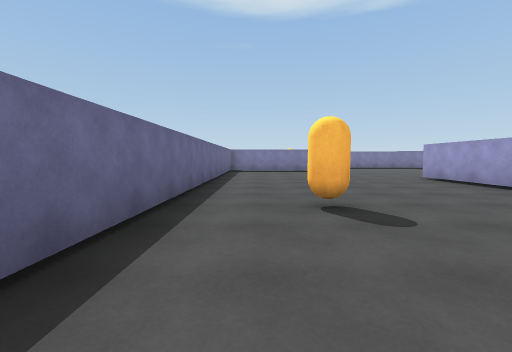
View 1 (above)

16 first-person views from a walk through a 3-D level made in the Unity game engine. The camera is 1.2 m above the floor, tilts 4° down and sees 90° across. The floor is counted in squares, 2 m on a side. Each view is taken from the middle of a square. On the plan, view 1 faces up. The plan holds only what a view shows up to about 9 squares ahead; the rest is blank. The place goes on beyond the plan. The player is left out.

View 2
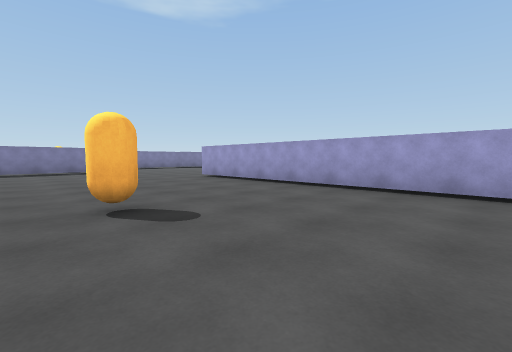

View 3
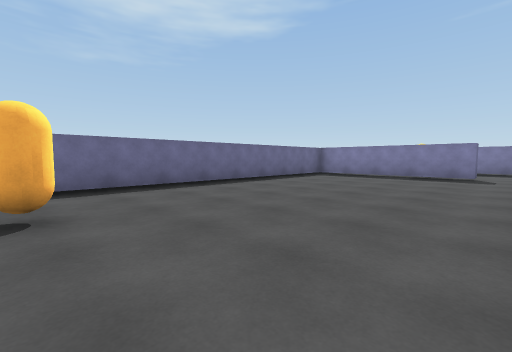

View 4
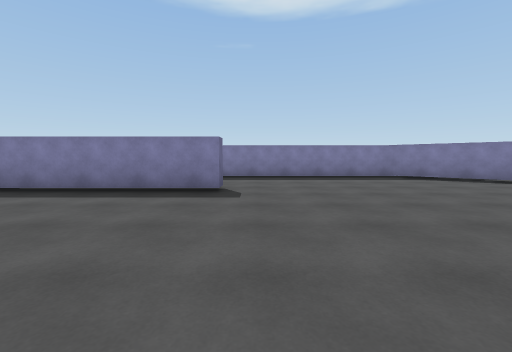

View 5
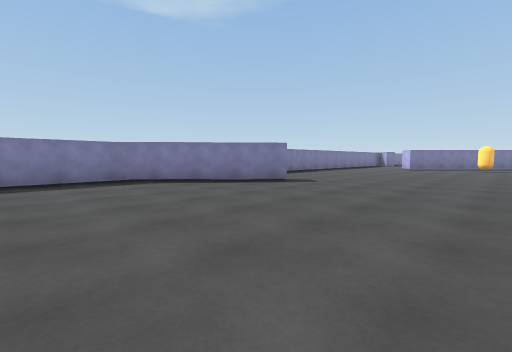

View 6
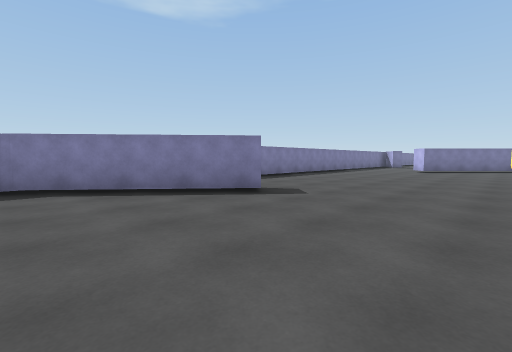

View 7
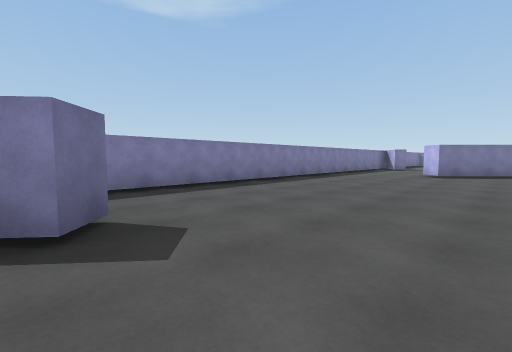

View 8
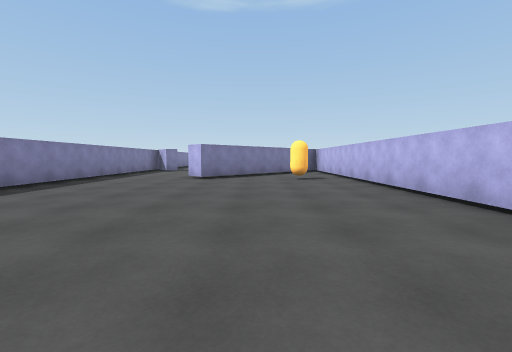

View 9
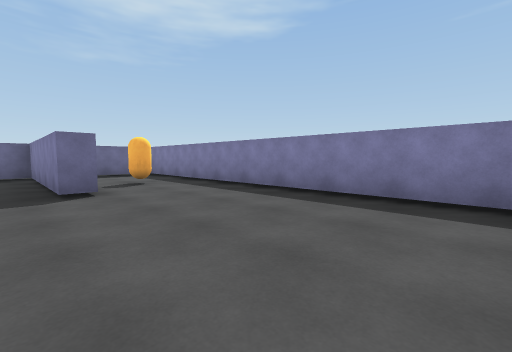

View 10
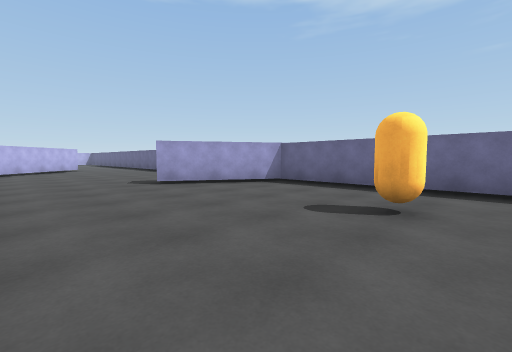

View 11
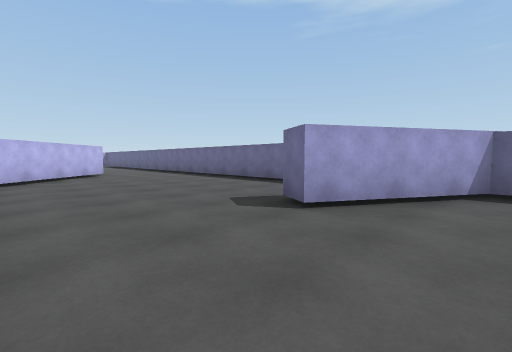

View 12
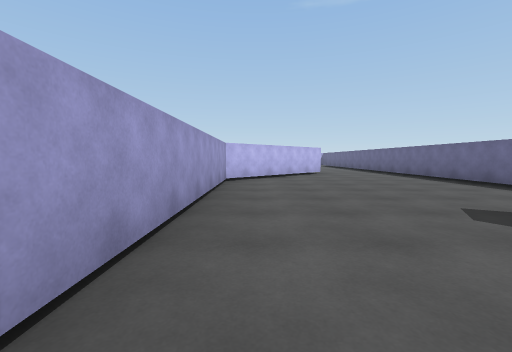

View 13
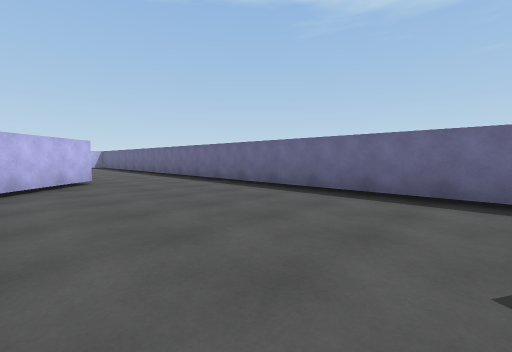

View 14
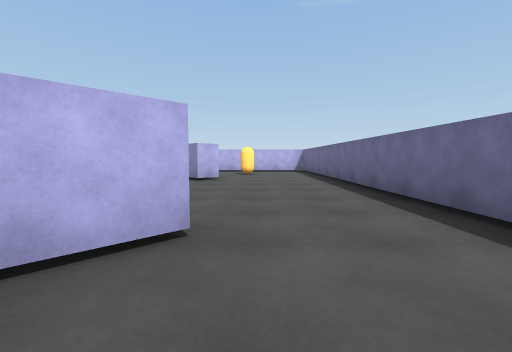

View 15
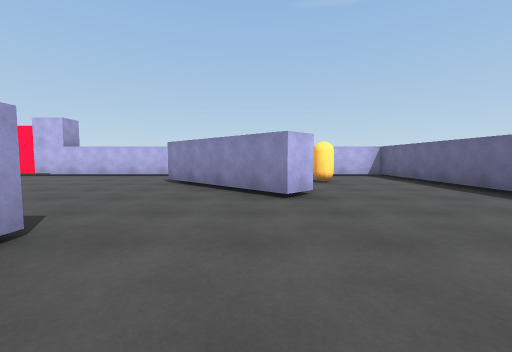

View 16
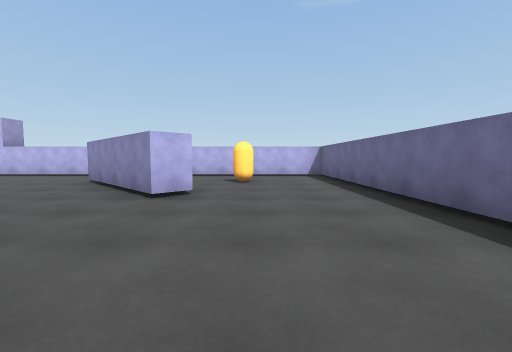

### Floor plan
Points are (right, up) in squares from view 1. A wall is a line through its corners. A room is listed if a view was taken in it or the views show most of it. See-through windows are left out.
Room 1 (views 1, 2, 3, 4, 5, 6, 7, 8, 9, 10, 11, 12, 13, 14)
walls: (3.3, 12.1) (3.3, 11.6) (-1.1, 11.6) (-1.1, -0.2) (1.5, -1.7) (1.1, -2.4); (11.8, 12.7) (11.3, 12.1) (8.1, 14.7) (-0.9, 14.7); (15.6, 7.3) (22.1, 7.3); (-1.1, 14.1) (-1.1, 13.1); (-1.1, -2.9) (-1.1, -8.6); (20.5, 14.7) (12.2, 14.7); (22.1, 9.7) (20.2, 11.5) (20.7, 12.1); (1.4, -10) (4.8, -6.6) (4.8, 7.4)
ways out: opening at (0.5, -9.5) to room 2; opening at (21, 13.5)
objects: orange capsule (1, 3); orange capsule (2, 13); orange capsule (20, 9)
Room 2 (views 15, 16)
walls: (2, -15.3) (2.5, -14.7); (-1.1, -8.6) (-1.1, -19.5) (3.1, -19.5)
ways out: opening at (0.5, -9.5) to room 1; opening at (3, -19); opening at (3.3, -13)
objects: orange capsule (1, -17)

Where each view was taken, in squares from view 1:
view 1: 0 up, 0 right, facing up
view 2: 0 up, 0 right, facing up-right
view 3: 3 up, 4 right, facing up-left
view 4: 7 up, 4 right, facing up
view 5: 8 up, 6 right, facing up-right
view 6: 9 up, 8 right, facing up-right
view 7: 10 up, 11 right, facing up-right
view 8: 10 up, 13 right, facing right
view 9: 11 up, 8 right, facing up-left
view 10: 4 up, 4 right, facing down-left
view 11: 0 up, 4 right, facing down-left
view 12: 0 up, 4 right, facing down
view 13: 3 down, 3 right, facing down-left
view 14: 8 down, 1 right, facing down
view 15: 11 down, 3 right, facing down
view 16: 11 down, 1 right, facing down
